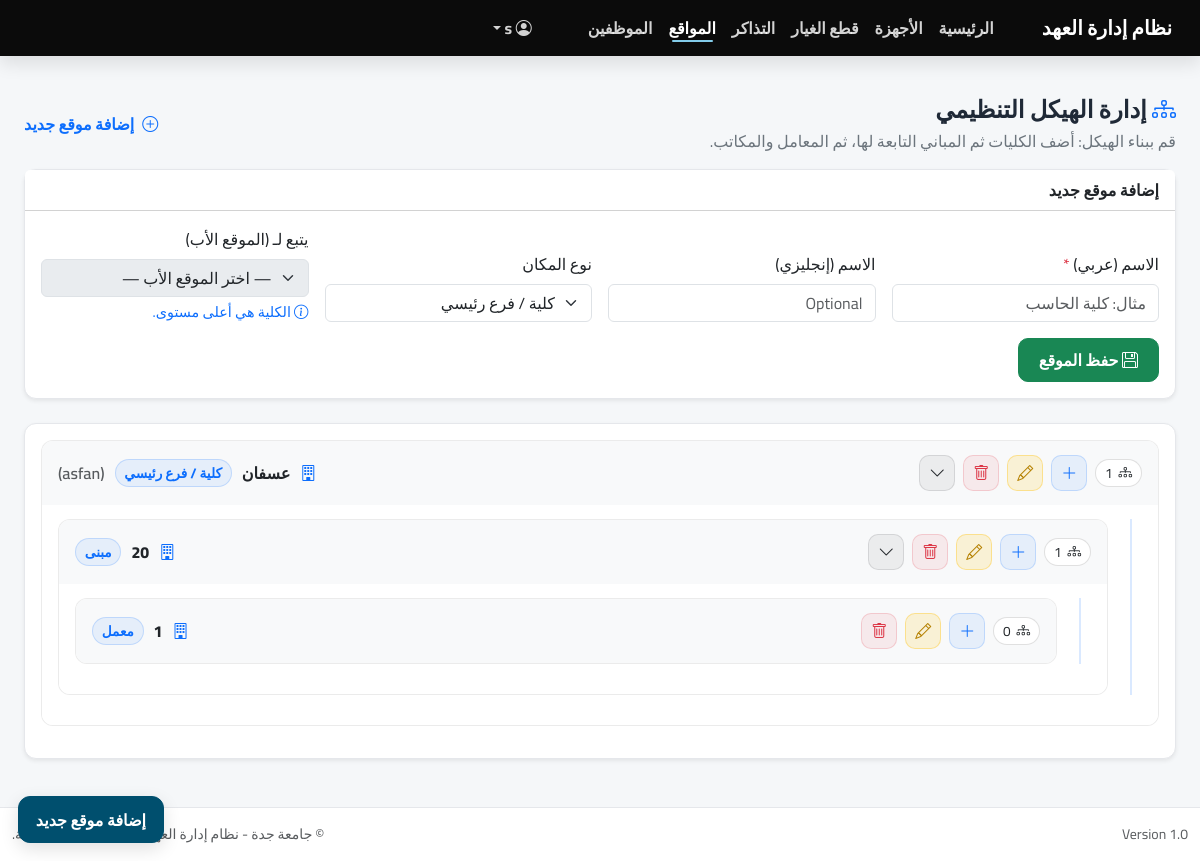
Before: /index.php?page=locations/index (signed in) with the older database file.
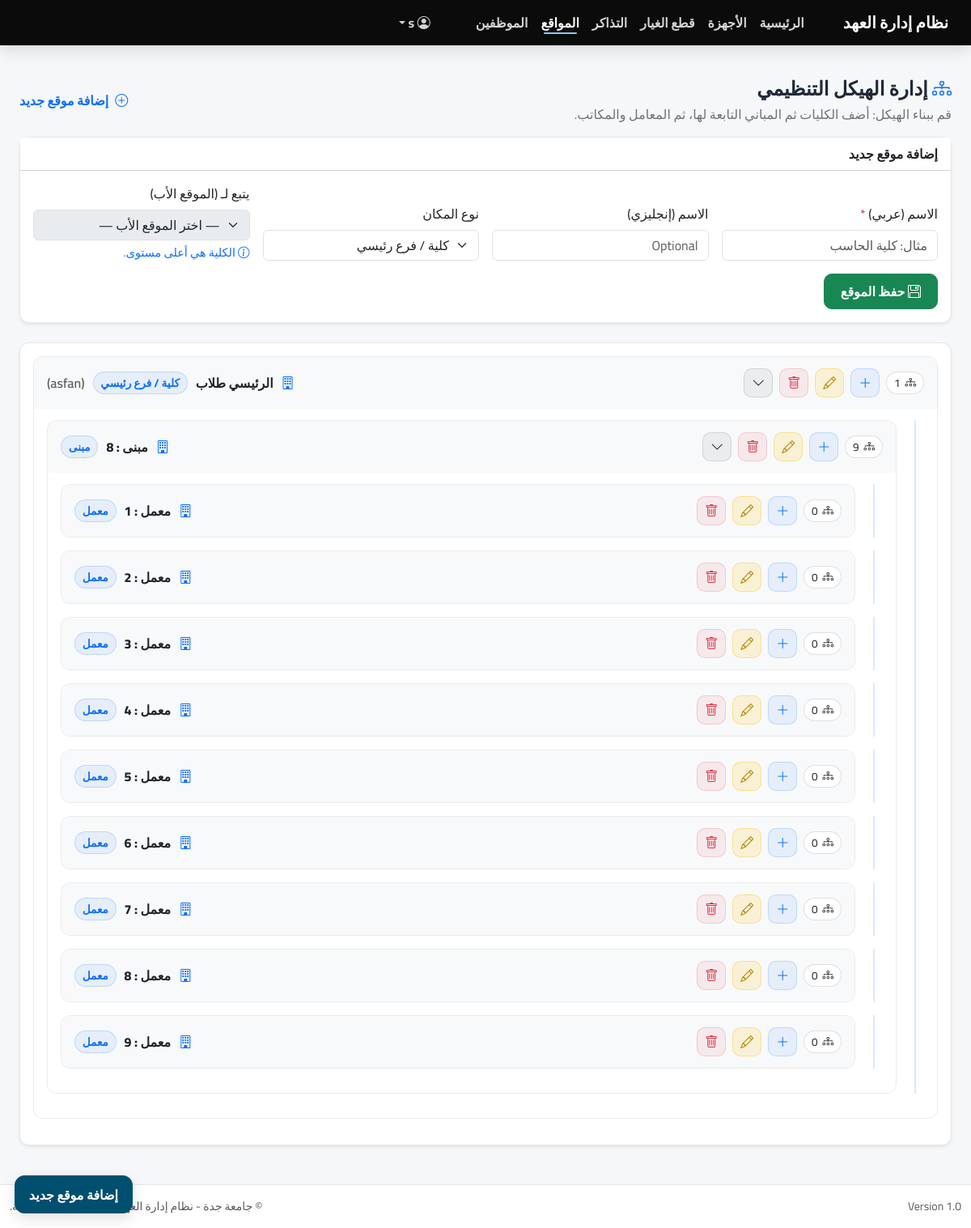
After: the same page with the newer database file.
### tables this page shows
CREATE TABLE `locations` (
  `id` int(11) NOT NULL,
  `name_ar` varchar(255) NOT NULL,
  `name_en` varchar(255) DEFAULT NULL,
  `type` varchar(50) NOT NULL DEFAULT 'Building',
  `parent_id` int(11) DEFAULT NULL,
  `created_at` datetime DEFAULT current_timestamp()
);

### app/controllers/LocationsController.php (called while the page is built, shortened)
<?php
class LocationsController extends Controller
{
  private $locationModel;
  public function __construct()
  {
    $this->locationModel = $this->model('Location');
  }
  public function index()
  {
    $locations = $this->locationModel->getAll();
    $data = [
      'locations' => $locations,
      'name_ar' => '',
      'name_en' => '',
      'type' => 'College',
      'parent_id' => '',
      'name_err' => '',
    ];
    $this->view('locations/index', $data);
  }
}

### app/libraries/Database.php (called while the page is built, shortened)
<?php
class Database {
    private $host = 'localhost';
    private $user = 'root';
    private $pass = '';
    private $dbname = 'it_inventory';
    private $dbh;
    private $stmt;
    public function __construct() {
        $dsn = 'mysql:host=' . $this->host . ';dbname=' . $this->dbname;
        $options = array(
            PDO::ATTR_PERSISTENT => true,
            PDO::ATTR_ERRMODE => PDO::ERRMODE_EXCEPTION
        );
        try {
            $this->dbh = new PDO($dsn, $this->user, $this->pass, $options);
        } catch(PDOException $e) {
            $this->error = $e->getMessage();
            echo $this->error;
        }
    }
    public function query($sql) {
        $this->stmt = $this->dbh->prepare($sql);
    }
    public function execute() {
        return $this->stmt->execute();
    }
    public function resultSet() {
        $this->execute();
        return $this->stmt->fetchAll(PDO::FETCH_OBJ);
    }
}

### app/models/Location.php (called while the page is built, shortened)
<?php
class Location
{
  private $db;
  public function __construct()
  {
    $this->db = new Database();
  }
  public function getAll()
  {
    $this->db->query("SELECT * FROM locations ORDER BY type, name_ar");
    return $this->db->resultSet();
  }
}

### app/helpers/session_helper.php (called while the page is built, shortened)
<?php
function isLoggedIn()
{
  return isset($_SESSION['user_id']);
}
function currentRole()
{
  $r = $_SESSION['user_role'] ?? 'user';
  return ($r === 'super_admin') ? 'superadmin' : $r;
}
function canManageLocation($locationId, $action = 'manage')
{
  $role = currentRole();
  if ($role === 'superadmin') return true;
}

### app/views/locations/index.php (the view, shortened to what the changed rows need)
<?php require APPROOT . '/views/inc/header.php'; ?>
<?php
  $locations = $data['locations'] ?? [];
  $byId = [];
  $children = [];
  foreach ($locations as $l) {
    $byId[$l->id] = $l;
    $pid = $l->parent_id ?? 0;
    $children[$pid][] = $l->id;
  }
  $typeLabels = [
    'College'     => 'كلية / فرع رئيسي',
    'Building'    => 'مبنى',
    'Department'  => 'قسم',
    'Lab'         => 'معمل',
    'Office'      => 'مكتب',
    'Other'       => 'أخرى',
  ];
  $renderNode = function($id, $depth = 0) use (&$renderNode, &$byId, &$children, $typeLabels) {
    $loc = $byId[$id];
    $kidIds = $children[$id] ?? [];
    $hasKids = count($kidIds) > 0;
    $name = trim(($loc->name_ar ?? '') ?: ('موقع #' . $loc->id));
    $en   = trim($loc->name_en ?? '');
    $type = trim($loc->type ?? 'Other');
    $typeLabel = $typeLabels[$type] ?? $type;
    $collapseId = 'locCollapse_' . $loc->id;
    $kidsCount = count($kidIds);
    $canAdd    = function_exists('canManageLocation') ? canManageLocation($loc->id, 'add') : true;
    $canEdit   = function_exists('canManageLocation') ? canManageLocation($loc->id, 'edit') : true;
    $canDelete = function_exists('canManageLocation') ? canManageLocation($loc->id, 'delete') : true;
?>
    <div class="<?= $depth > 0 ? 'indent' : '' ?>">
      <div class="tree-box mb-3">
        <div class="tree-head">
          <div class="tree-row">
            <div class="d-flex align-items-center gap-2 flex-wrap">
              <span class="meta-badge" title="عدد المواقع التابعة">
                <i class="bi bi-diagram-3"></i> <?= (int)$kidsCount ?>
              </span>
              <div class="d-flex align-items-center gap-2">
                <?php if ($canAdd): ?>
                  <button type="button"
                          class="btn btn-soft-primary btn-icon"
                          onclick="prefillParent(<?= (int)$loc->id ?>)"
                          title="إضافة موقع تابع">
                    <i class="bi bi-plus-lg"></i>
                  </button>
                <?php endif; ?>
                <?php if ($canEdit): ?>
                  <a class="btn btn-soft-warning btn-icon"
                     href="index.php?page=locations/edit&id=<?= (int)$loc->id ?>"
                     title="تعديل">
                    <i class="bi bi-pencil"></i>
                  </a>
                <?php endif; ?>
                <?php if ($canDelete): ?>
                  <form class="d-inline"
                        method="post"
                        action="index.php?page=locations/delete"
                        onsubmit="return confirm('متأكد من حذف هذا الموقع؟');">
                    <button class="btn btn-soft-danger btn-icon" type="submit" title="حذف">
                      <i class="bi bi-trash"></i>
                    </button>
                  </form>
                <?php endif; ?>
                <?php if ($hasKids): ?>
                  <button class="btn btn-soft-dark btn-icon"
                          type="button"
                          data-bs-toggle="collapse"
                          data-bs-target="#<?= $collapseId ?>"
                          aria-expanded="true"
                          aria-controls="<?= $collapseId ?>"
                          title="عرض/إخفاء التابع">
                    <i class="bi bi-chevron-down"></i>
                  </button>
                <?php endif; ?>
              </div>
            </div>
            <div class="tree-title">
              <span class="text-primary"><i class="bi bi-building"></i></span>
              <span><?= htmlspecialchars($name) ?></span>
              <span class="type-badge"><?= htmlspecialchars($typeLabel) ?></span>
              <?php if ($en !== ''): ?>
                <span class="text-muted" style="font-weight:600;">(<?= htmlspecialchars($en) ?>)</span>
              <?php endif; ?>
            </div>
          </div>
        </div>
        <?php if ($hasKids): ?>
          <div id="<?= $collapseId ?>" class="collapse show">
            <div class="tree-body">
              <?php foreach ($kidIds as $kidId) { $renderNode($kidId, $depth + 1); } ?>
            </div>
          </div>
        <?php endif; ?>
      </div>
    </div>
<?php }; ?>
<div class="container-fluid org-wrap py-4">
  <div class="card shadow-sm">
    <div class="card-body">
      <?php if (empty($children[0] ?? [])): ?>
        <div class="text-muted">لا توجد مواقع مضافة حتى الآن.</div>
      <?php else: ?>
        <?php foreach (($children[0] ?? []) as $rootId) { $renderNode($rootId, 0); } ?>
      <?php endif; ?>
    </div>
  </div>
</div>
<?php require APPROOT . '/views/inc/footer.php'; ?>

Changed rows visible on the page:
changed locations "asfan": name_ar "عسفان" → "الرئيسي طلاب"
changed locations "مبنى": kidsCount "1" → "9"; name_ar "20" → "مبنى : 8"
changed locations: name_ar "1" → "معمل : 1"
added locations: kidsCount "0", name_ar "معمل : 2", type "معمل", shown under "9"
added locations: kidsCount "0", name_ar "معمل : 3", type "معمل", shown under "9"
added locations: kidsCount "0", name_ar "معمل : 4", type "معمل", shown under "9"
added locations: kidsCount "0", name_ar "معمل : 5", type "معمل", shown under "9"
added locations: kidsCount "0", name_ar "معمل : 6", type "معمل", shown under "9"
added locations: kidsCount "0", name_ar "معمل : 7", type "معمل", shown under "9"
added locations: kidsCount "0", name_ar "معمل : 8", type "معمل", shown under "9"
added locations: kidsCount "0", name_ar "معمل : 9", type "معمل", shown under "9"
